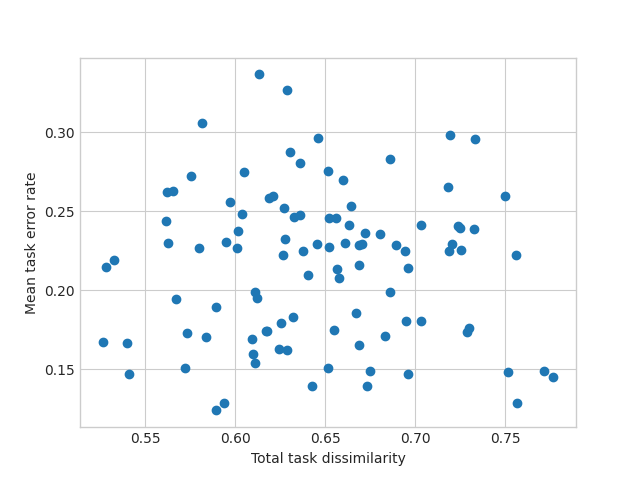
#> input picture cifar-10-e2e-ft.png, 640 x 480 px
$ python -i utils_perturbations.py   (imports and definitions only)   (older library calls are emulated)
#> lines starting #> are read from the running program, lines starting #| are printed output that depends on the picture
# /////////////// Distortion Helpers ///////////////

import skimage as sk
from skimage.filters import gaussian
from io import BytesIO
from wand.image import Image as WandImage
from wand.api import library as wandlibrary
#import wand.color as WandColor
import ctypes
from PIL import Image as PILImage
import cv2
from scipy.ndimage import zoom as scizoom
from scipy.ndimage.interpolation import map_coordinates
import warnings
import numpy as np

# [1 line not run here, left out]


# [21 lines left out: functions auc, disk, not called in this run]


# Tell Python about the C method
wandlibrary.MagickMotionBlurImage.argtypes = (ctypes.c_void_p,  # wand
                                              ctypes.c_double,  # radius
                                              ctypes.c_double,  # sigma
                                              ctypes.c_double)  # angle


# Extend wand.image.Image class to include method signature
class MotionImage(WandImage):
    def motion_blur(self, radius=0.0, sigma=0.0, angle=0.0):
        wandlibrary.MagickMotionBlurImage(self.wand, radius, sigma, angle)


# modification of https://github.com/FLHerne/mapgen/blob/master/diamondsquare.py
# [315 lines left out: functions plasma_fractal, clipped_zoom, gaussian_noise, shot_noise, impulse_noise, speckle_noise and 14 more, not called in this run]


# mod of https://gist.github.com/erniejunior/601cdf56d2b424757de5
def elastic_transform(image, severity=1):
#> called with severity = 1
    IMSIZE = 32
    c = [(IMSIZE*0, IMSIZE*0, IMSIZE*0.08),
         (IMSIZE*0.05, IMSIZE*0.3, IMSIZE*0.06),
         (IMSIZE*0.1, IMSIZE*0.08, IMSIZE*0.06),
         (IMSIZE*0.1, IMSIZE*0.03, IMSIZE*0.03),
         (IMSIZE*0.16, IMSIZE*0.03, IMSIZE*0.02)][severity - 1]

    image = np.array(image, dtype=np.float32) / 255.
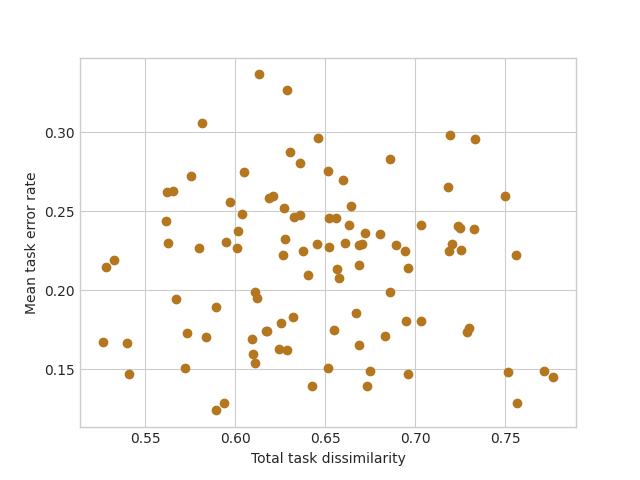
#> image: shape (480, 640, 3) float32; mean of channels 0, 1, 2 0.971, 0.979, 0.984; drawn as B, G, R
    shape = image.shape
#> shape = (480, 640, 3)
    shape_size = shape[:2]
#> shape_size = (480, 640)

    # random affine
    center_square = np.float32(shape_size) // 2
#> center_square = [240, 320]
    square_size = min(shape_size) // 3
#> square_size = 160
    pts1 = np.float32([center_square + square_size,
                       [center_square[0] + square_size, center_square[1] - square_size],
                       center_square - square_size])
#> pts1 = [[400, 480], [400, 160], [80, 160]]
    pts2 = pts1 + np.random.uniform(-c[2], c[2], size=pts1.shape).astype(np.float32)
    M = cv2.getAffineTransform(pts1, pts2)
    image = cv2.warpAffine(image, M, shape_size[::-1], borderMode=cv2.BORDER_REFLECT_101)
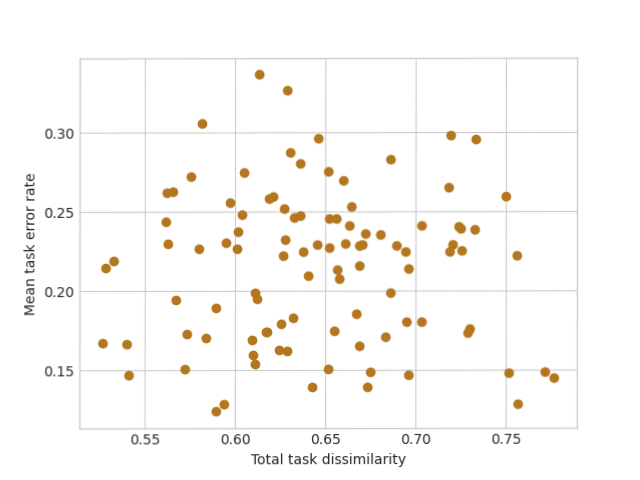
#> image: shape (480, 640, 3) float32; mean of channels 0, 1, 2 0.971, 0.979, 0.984; drawn as B, G, R

    dx = (gaussian(np.random.uniform(-1, 1, size=shape[:2]),
                   c[1], mode='reflect', truncate=3) * c[0]).astype(np.float32)
    dy = (gaussian(np.random.uniform(-1, 1, size=shape[:2]),
                   c[1], mode='reflect', truncate=3) * c[0]).astype(np.float32)
    dx, dy = dx[..., np.newaxis], dy[..., np.newaxis]

    x, y, z = np.meshgrid(np.arange(shape[1]), np.arange(shape[0]), np.arange(shape[2]))
    indices = np.reshape(y + dy, (-1, 1)), np.reshape(x + dx, (-1, 1)), np.reshape(z, (-1, 1))
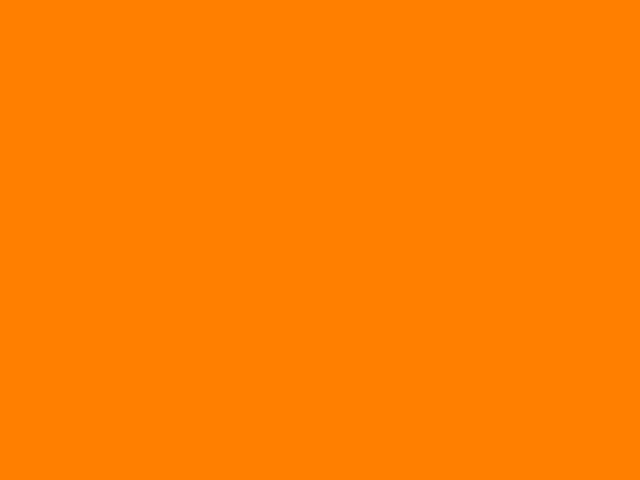
#> z: shape (480, 640, 3) int64; mean of channels 0, 1, 2 0, 1, 2; drawn with min black and max white
    return np.clip(map_coordinates(image, indices, order=1, mode='reflect').reshape(shape), 0, 1) * 255

>>> import cv2
>>> picture = cv2.cvtColor(cv2.imread('../cifar-10-e2e-ft.png'), cv2.COLOR_BGR2RGB)
>>> result = elastic_transform(picture)
